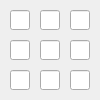
   <widget class="QWidget" name="gridLayoutWidget">
    <property name="geometry">
     <rect>
      <x>10</x>
      <y>10</y>
      <width>100</width>
      <height>100</height>
     </rect>
    </property>
    <layout class="QGridLayout" name="gridLayout">
     <property name="leftMargin">
      <number>10</number>
     </property>
     <property name="topMargin">
      <number>10</number>
     </property>
     <property name="rightMargin">
      <number>10</number>
     </property>
     <property name="bottomMargin">
      <number>10</number>
     </property>
     <property name="spacing">
      <number>10</number>
     </property>
     <item row="1" column="2">
      <widget class="QLineEdit" name="lineEdit_06">
       <property name="minimumSize">
        <size>
         <width>20</width>
         <height>20</height>
        </size>
       </property>
       <property name="maximumSize">
        <size>
         <width>20</width>
         <height>20</height>
        </size>
       </property>
       <property name="alignment">
        <set>Qt::AlignCenter</set>
       </property>
      </widget>
     </item>
     <item row="0" column="1">
      <widget class="QLineEdit" name="lineEdit_02">
       <property name="minimumSize">
        <size>
         <width>20</width>
         <height>20</height>
        </size>
       </property>
       <property name="maximumSize">
        <size>
         <width>20</width>
         <height>20</height>
        </size>
       </property>
       <property name="alignment">
        <set>Qt::AlignCenter</set>
       </property>
      </widget>
     </item>
     <item row="0" column="0">
      <widget class="QLineEdit" name="lineEdit_01">
       <property name="minimumSize">
        <size>
         <width>20</width>
         <height>20</height>
        </size>
       </property>
       <property name="maximumSize">
        <size>
         <width>20</width>
         <height>20</height>
        </size>
       </property>
       <property name="alignment">
        <set>Qt::AlignCenter</set>
       </property>
      </widget>
     </item>
     <item row="0" column="2">
      <widget class="QLineEdit" name="lineEdit_03">
       <property name="minimumSize">
        <size>
         <width>20</width>
         <height>20</height>
        </size>
       </property>
       <property name="maximumSize">
        <size>
         <width>20</width>
         <height>20</height>
        </size>
       </property>
       <property name="alignment">
        <set>Qt::AlignCenter</set>
       </property>
      </widget>
     </item>
     <item row="1" column="1">
      <widget class="QLineEdit" name="lineEdit_05">
       <property name="minimumSize">
        <size>
         <width>20</width>
         <height>20</height>
        </size>
       </property>
       <property name="maximumSize">
        <size>
         <width>20</width>
         <height>20</height>
        </size>
       </property>
       <property name="alignment">
        <set>Qt::AlignCenter</set>
       </property>
      </widget>
     </item>
     <item row="1" column="0">
      <widget class="QLineEdit" name="lineEdit_04">
       <property name="minimumSize">
        <size>
         <width>20</width>
         <height>20</height>
        </size>
       </property>
       <property name="maximumSize">
        <size>
         <width>20</width>
         <height>20</height>
        </size>
       </property>
       <property name="alignment">
        <set>Qt::AlignCenter</set>
       </property>
      </widget>
     </item>
     <item row="2" column="0">
      <widget class="QLineEdit" name="lineEdit_07">
       <property name="minimumSize">
        <size>
         <width>20</width>
         <height>20</height>
        </size>
       </property>
       <property name="maximumSize">
        <size>
         <width>20</width>
         <height>20</height>
        </size>
       </property>
       <property name="alignment">
        <set>Qt::AlignCenter</set>
       </property>
      </widget>
     </item>
     <item row="2" column="1">
      <widget class="QLineEdit" name="lineEdit_08">
       <property name="minimumSize">
        <size>
         <width>20</width>
         <height>20</height>
        </size>
       </property>
       <property name="maximumSize">
        <size>
         <width>20</width>
         <height>20</height>
        </size>
       </property>
       <property name="alignment">
        <set>Qt::AlignCenter</set>
       </property>
      </widget>
     </item>
     <item row="2" column="2">
      <widget class="QLineEdit" name="lineEdit_09">
       <property name="minimumSize">
        <size>
         <width>20</width>
         <height>20</height>
        </size>
       </property>
       <property name="maximumSize">
        <size>
         <width>20</width>
         <height>20</height>
        </size>
       </property>
       <property name="alignment">
        <set>Qt::AlignCenter</set>
       </property>
      </widget>
     </item>
    </layout>
   </widget>
